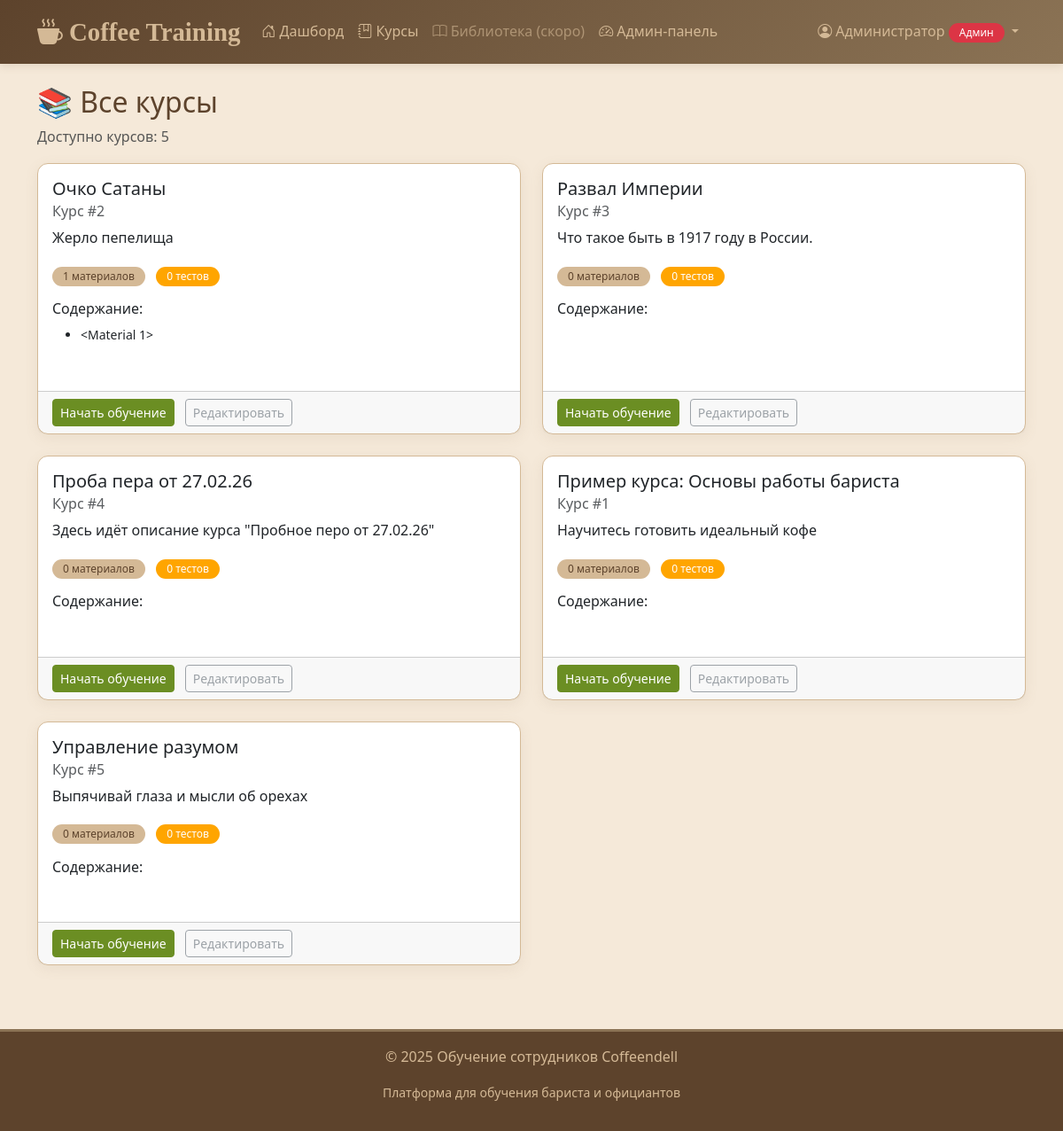
Screenshot of /courses (signed in) with the database file from the repository.
### database.py (models this page shows)
class Course(db.Model):
    __tablename__ = 'course'
    id = db.Column(db.Integer, primary_key=True)
    title = db.Column(db.String(200), nullable=False)
    description = db.Column(db.Text)
    video_url = db.Column(db.String(500))
    category = db.Column(db.String(50), default='Базовый')  # Базовый/Для должности
    required_position = db.Column(db.String(50), default='Все')  # Для кого курс
    order = db.Column(db.Integer, default=0)  # Порядок в обучении
    is_published = db.Column(db.Boolean, default=True)
    created_at = db.Column(db.DateTime, default=datetime.utcnow)
    __table_args__ = (
        db.Index('idx_course_order', 'order'),
        db.Index('idx_course_category', 'category'),
    )
    materials = db.relationship('Material', backref='course', lazy=True, cascade='all, delete-orphan')
    sections = db.relationship('Section', backref='course', lazy=True, cascade='all, delete-orphan')
    tests = db.relationship('Test', backref='course', lazy=True, cascade='all, delete-orphan')
    user_progress = db.relationship('UserProgress', backref='course', lazy=True, cascade='all, delete-orphan')

class Material(db.Model):
    __tablename__ = 'material'
    id = db.Column(db.Integer, primary_key=True)
    course_id = db.Column(db.Integer, db.ForeignKey('course.id', ondelete='CASCADE'), nullable=False)
    title = db.Column(db.String(200), nullable=False)
    content = db.Column(db.Text)  # Текст или описание
    type = db.Column(db.String(20), default='text')  # text, pdf, video, link, image
    file_path = db.Column(db.String(500))  # Путь к загруженному файлу
    order = db.Column(db.Integer, default=0)
    is_required = db.Column(db.Boolean, default=True)
    created_at = db.Column(db.DateTime, default=datetime.utcnow)
    __table_args__ = (
        db.Index('idx_material_course_order', 'course_id', 'order'),
    )

### app.py (the view)
@app.route('/courses')
@login_required
def view_courses():
    user_position = session.get('position', 'Бариста')
    if session.get('is_admin'):
        courses = Course.query.order_by(Course.order).all()
    else:
        courses = Course.query.filter(
            (Course.required_position == 'Все') |
            (Course.required_position == user_position),
            Course.is_published == True
        ).order_by(Course.order).all()
    return render_template('courses.html', courses=courses)

### app.py (called while the page is built)
def login_required(f):
    @wraps(f)
    def decorated_function(*args, **kwargs):
        if 'user_id' not in session:
            return redirect(url_for('login'))
        return f(*args, **kwargs)
    return decorated_function

### templates/courses.html (shortened to what this page needs)
{% extends "base.html" %}
{% block content %}
<h2>📚 Все курсы</h2>
<p class="text-muted">Доступно курсов: {{ courses|length }}</p>
<div class="row">
    {% for course in courses %}
    <div class="col-md-6 mb-4">
        <div class="card h-100">
            <div class="card-body">
                <h5 class="card-title">{{ course.title }}</h5>
                <h6 class="card-subtitle mb-2 text-muted">Курс #{{ course.id }}</h6>
                <p class="card-text">{{ course.description }}</p>
                <div class="mb-3">
                    <span class="badge bg-info me-2">
                        {{ course.materials|length }} материалов
                    </span>
                    <span class="badge bg-warning">
                        {{ course.test_questions|length }} тестов
                    </span>
                </div>
                <div class="mt-3">
                    <h6>Содержание:</h6>
                    <ul class="small">
                        {% for material in course.materials[:3] %}
                        <li>{{ material }}</li>
                        {% endfor %}
                    </ul>
                </div>
            </div>
            <div class="card-footer">
                <a href="/course/{{ course.id }}" class="btn btn-primary btn-sm">
                    Начать обучение
                </a>
                {% if session.is_admin %}
                <button class="btn btn-outline-secondary btn-sm ms-2" disabled>Редактировать</button>
                {% endif %}
            </div>
        </div>
    </div>
    {% endfor %}
</div>
{% endblock %}

### templates/base.html (shortened to what this page needs)
<!DOCTYPE html>
<html lang="ru">
<head>
    <link href="https://cdn.jsdelivr.net/npm/bootstrap@5.3.0-alpha1/dist/css/bootstrap.min.css" rel="stylesheet">
    <link rel="stylesheet" href="https://cdn.jsdelivr.net/npm/bootstrap-icons@1.10.0/font/bootstrap-icons.css">
    <link rel="stylesheet" href="{{ url_for('static', filename='css/style.css') }}">
</head>
<body>
    <nav class="navbar navbar-expand-lg navbar-dark">
        <div class="container">
            <a class="navbar-brand" href="{{ url_for('index') }}">
                <i class="bi bi-cup-hot-fill"></i> Coffee Training
            </a>
            <div class="collapse navbar-collapse" id="navbarNav">
                <ul class="navbar-nav me-auto">
                    {% if 'user_id' in session %}
                        <li class="nav-item">
                            <a class="nav-link" href="{{ url_for('dashboard') }}">
                                <i class="bi bi-house-door"></i> Дашборд
                            </a>
                        </li>
                        <li class="nav-item">
                            <a class="nav-link" href="{{ url_for('view_courses') }}">
                                <i class="bi bi-journal-bookmark"></i> Курсы
                            </a>
                        </li>
                        <li class="nav-item">
                            <a class="nav-link disabled" href="#" onclick="return false;" style="opacity: 0.6;">
                                <i class="bi bi-book"></i> Библиотека (скоро)
                            </a>
                        </li>
                        {% if session.get('is_admin') %}
                            <li class="nav-item">
                                <a class="nav-link" href="{{ url_for('admin_panel') }}">
                                    <i class="bi bi-speedometer2"></i> Админ-панель
                                </a>
                            </li>
                        {% endif %}
                    {% endif %}
                </ul>
                <ul class="navbar-nav">
                    {% if 'user_id' in session %}
                        <li class="nav-item dropdown">
                            <a class="nav-link dropdown-toggle" href="#" id="userDropdown" role="button" data-bs-toggle="dropdown">
                                <i class="bi bi-person-circle"></i> {{ session.get('user_name', 'Пользователь') }}
                                {% if session.get('is_admin') %}
                                    <span class="badge bg-danger">Админ</span>
                                {% endif %}
                            </a>
                        </li>
                    {% else %}
                        <li class="nav-item">
                            <a class="nav-link" href="{{ url_for('login') }}">
                                <i class="bi bi-box-arrow-in-right"></i> Вход
                            </a>
                        </li>
                    {% endif %}
                </ul>
            </div>
        </div>
    </nav>
    <div class="container mt-4">
        {% block content %}{% endblock %}
    </div>
    <footer class="mt-5 py-3">
        <div class="container text-center">
            <p>© 2025 Обучение сотрудников Coffeendell</p>
            <p class="small">Платформа для обучения бариста и официантов</p>
        </div>
    </footer>
</body>
</html>

### static/css/style.css (style rules this page uses)
:root { --coffee-brown: #8B7355; --coffee-light: #D4B996; --coffee-cream: #F5E9D9; --coffee-green: #6B8E23; --coffee-dark: #5D432C; --coffee-mocha: #A0522D; --coffee-latte: #FFF8E7; }
body { background-color: var(--coffee-cream); font-family: 'Segoe UI', Tahoma, Geneva, Verdana, sans-serif; color: var(--coffee-dark); line-height: 1.6; }
.navbar { background: linear-gradient(135deg, var(--coffee-dark) 0%, var(--coffee-brown) 100%) !important; box-shadow: 0 2px 10px rgba(139, 115, 85, 0.2); }
.navbar-brand { font-weight: 800; font-size: 1.8rem; color: var(--coffee-light) !important; font-family: 'Georgia', serif; }
.nav-link { color: var(--coffee-light) !important; font-weight: 500; }
.btn-primary { background-color: var(--coffee-green); border-color: var(--coffee-green); color: white; }
.card { background-color: white; border: 1px solid var(--coffee-light); border-radius: 12px; box-shadow: 0 4px 15px rgba(139, 115, 85, 0.1); transition: transform 0.3s, box-shadow 0.3s; margin-bottom: 20px; }
.badge { font-weight: 500; padding: 5px 12px; border-radius: 20px; }
.bg-info { background-color: var(--coffee-light) !important; color: var(--coffee-dark); }
.bg-warning { background-color: #FFA500 !important; }
footer { background-color: var(--coffee-dark); color: var(--coffee-light); padding: 2rem 0; margin-top: 4rem; border-top: 3px solid var(--coffee-brown); }

### rows the page displays
Course: title "Очко Сатаны", id "2", description "Жерло пепелища", materials|length "1", test_questions|length "0"
Material: material "<Material 1>"
Course: title "Развал Империи", id "3", description "Что такое быть в 1917 году в России.", materials|length "0", test_questions|length "0"
Course: title "Проба пера от 27.02.26", id "4", description "Здесь идёт описание курса \"Пробное перо от 27.02.26\"", materials|length "0", test_questions|length "0"
Course: title "Пример курса: Основы работы бариста", id "1", description "Научитесь готовить идеальный кофе", materials|length "0", test_questions|length "0"
Course: title "Управление разумом", id "5", description "Выпячивай глаза и мысли об орехах", materials|length "0", test_questions|length "0"

### other values shown
{{ session.get('user_name', 'Пользователь') }} "Администратор"
{{ courses|length }} "5"
